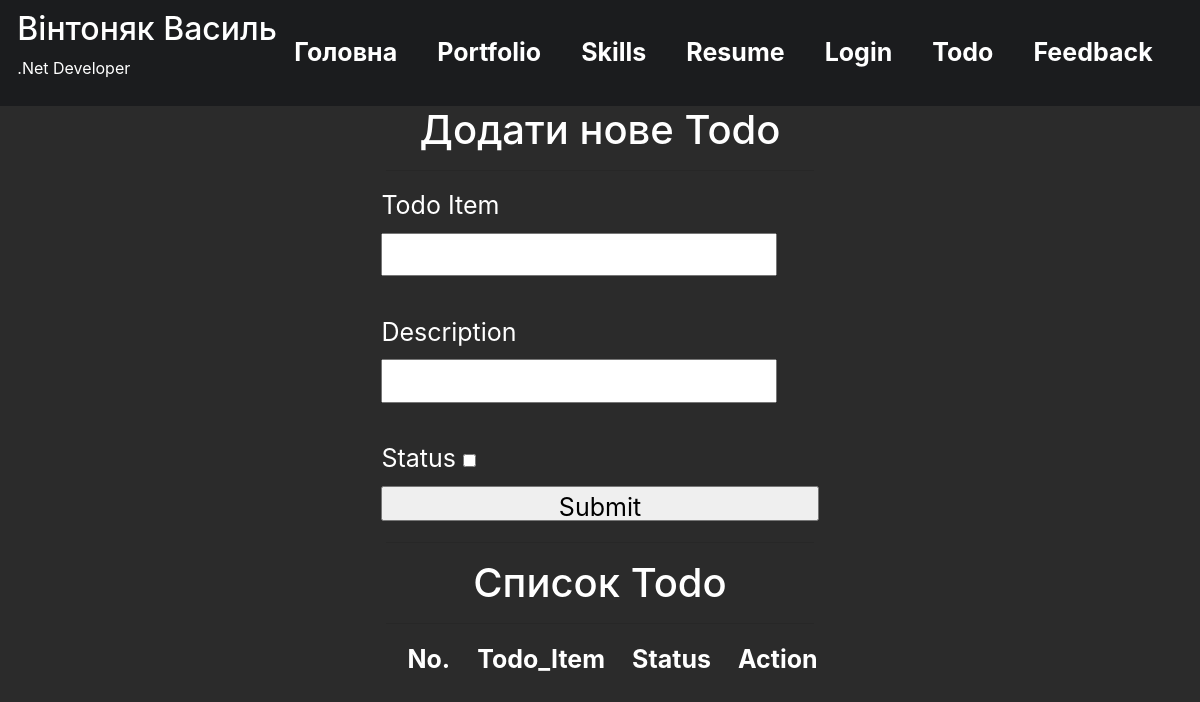
Before: /todo with the older database file.
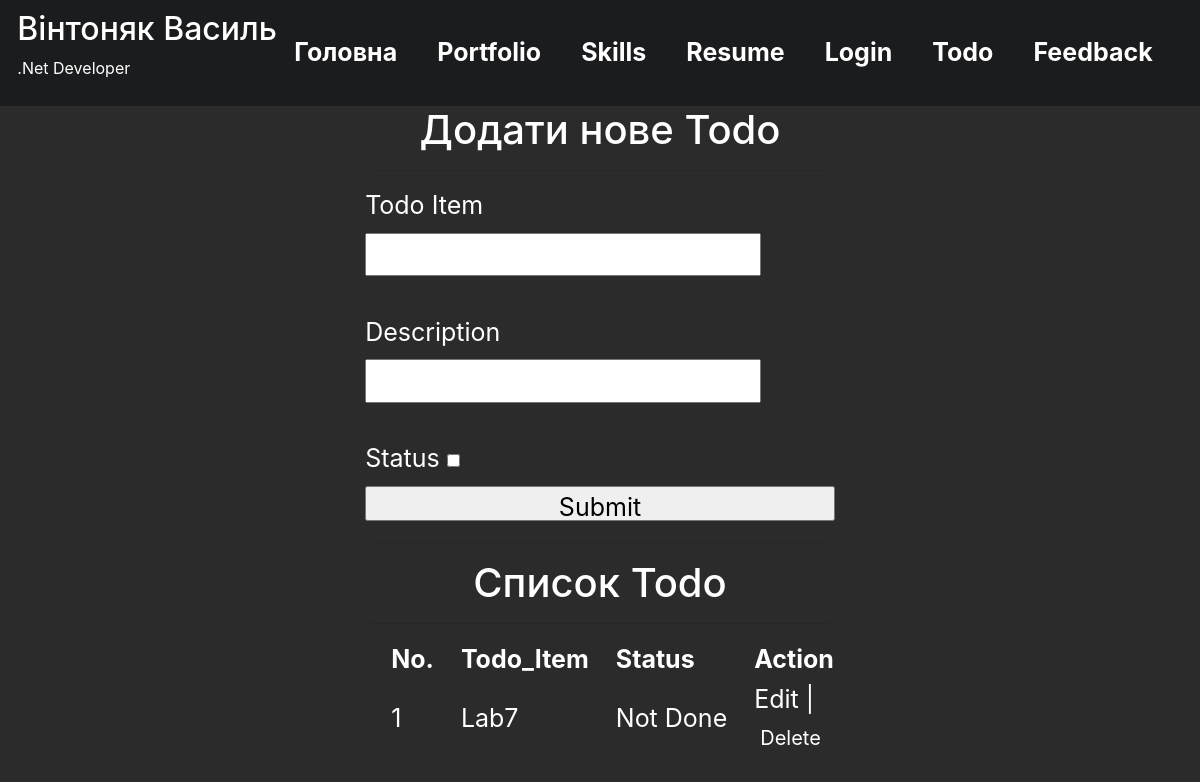
After: the same page with the newer database file.
### app.py (models this page shows)
class Todo(db.Model):
    id = db.Column(db.Integer, primary_key=True)
    todo_item = db.Column(db.String(128), nullable=False)
    status = db.Column(db.Boolean, default=False)
    description = db.Column(db.String(256))

### app.py (the view)
@app.route('/todo', methods=['GET', 'POST'])
def todo():
    todos = Todo.query.all()
    form = TodoForm()
    if form.validate_on_submit():
        new_todo = Todo(todo_item=form.todo_item.data, status=form.status.data, description=form.description.data)
        db.session.add(new_todo)
        db.session.commit()
        flash('Todo додано', 'success')
        return redirect(url_for('todo'))
    return render_template('todo.html', todos=todos, form=form)

### forms.py
class TodoForm(FlaskForm):
    todo_item = StringField('Todo Item', validators=[DataRequired()])
    status = BooleanField('Status')
    description = StringField('Description')
    submit = SubmitField('Submit')

### app.py (called while the page is built)
def get_navigation_items():
    navigation_items = [
        {'url': '/', 'label': 'Головна'},
        {'url': '/portfolio', 'label': 'Portfolio'},
        {'url': '/skills', 'label': 'Skills'},
        {'url': '/resume', 'label': 'Resume'},
        {'url': '/login', 'label': 'Login'},
        {'url': '/todo', 'label': 'Todo'},
        {'url': '/feedback', 'label': 'Feedback'},
    ]
    return navigation_items

@app.context_processor
def inject_navigation():
    return dict(navigation_items=get_navigation_items())

### templates/todo.html (shortened to what this page needs)
{% extends 'base.html' %}
{% block content %}
    <div class="todo_add">
        <h1 class="namesH">Додати нове Todo</h1><hr>
        <form method="POST">
            {{ form.todo_item.label }} {{ form.todo_item(class="inputs") }} <br>
            {{ form.description.label }} {{ form.description(class="inputs") }} <br>
            {{ form.status.label }} {{ form.status}} <br>
            {{ form.submit(class="btn_submit") }}
        </form>
        <hr><h1 class="namesH">Список Todo</h1><hr>
        <table class="todo_table">
            <thead>
                <tr>
                    <th>No.</th>
                    <th>Todo_Item</th>
                    <th>Status</th>
                    <th>Action</th>
                </tr>
            </thead>
            <tbody>
                {% for todo in todos %}
                    <tr>
                        <td>{{ todo.id }}</td>
                        <td>{{ todo.todo_item }}</td>
                        <td>{{ 'Done' if todo.status else 'Not Done' }}</td>
                        <td>
                            <a href="{{ url_for('edit_todo', id=todo.id) }}">Edit</a> |
                            <form method="post" action="{{ url_for('delete_todo', id=todo.id) }}">
                                <button type="submit" class="btn-link">Delete</button>
                            </form>
                        </td>
                    </tr>
                {% endfor %}
            </tbody>
        </table>
    </div>
{% endblock %}

### templates/base.html (shortened to what this page needs)
<!DOCTYPE html>
<html lang="en">
<head>
    <link rel="stylesheet" href="{{ url_for('static', filename='css/bootstrap.min.css') }}">
    <link rel="stylesheet" href="{{ url_for('static', filename='css/style.css') }}">
</head>
<body>
    <header>
        <div>
            <h2>Вінтоняк Василь</h2>
            <p>.Net Developer</p>
        </div>
         <nav class="main-navbar">
            {% include 'navigation.html' %}
        </nav>
    </header>
    <div class="container">
        {% block content %}
        {% endblock %}
    </div>
</body>
</html>

### templates/navigation.html
<ul class="navigation">
    {% for item in navigation_items %}
        <li><a href="{{ item.url }}">{{ item.label }}</a></li>
    {% endfor %}
</ul>

### static/css/style.css (style rules this page uses)
body { background-color: #2b2b2b; margin: 0; min-height: 100vh; display: flex; flex-direction: column; color: #ffff; }
.container { display: flex; gap: 30px; }
header { background-color: #1B1C1E; color: white; padding: 10px; display: flex; justify-content: space-evenly; }
.main-navbar { background-color: #1B1C1E; padding: 10px; }
.main-navbar ul { display: flex; gap: 20px; justify-content: space-evenly; align-items: center; list-style-type: none; margin: 0; padding: 0; height: 100%; }
.main-navbar ul li { display: inline; margin-right: 20px; }
.main-navbar a { text-decoration: none; color: white; font-weight: bold; }
form { margin: auto; font-size: 25px; }
.btn_submit { height: 35px; width: 100%; font-size: 25px; margin-top: 20px; margin: auto; }
.btn-link { background-color: #2b2b2b; text-decoration: none; color: white; border: none; cursor: pointer; font-size: 20px; }
.inputs { display: flex; font-size: 25px; }
a { color: white; text-decoration: none; font-size: 25px; margin: auto; }
hr { color: white; width: 98%; }
.login_text, .todo_add { margin: auto; }
.todo_table, .feedback_table { margin: auto; font-size: 25px; text-indent: 25px; }
.namesH { text-align: center; }

Changed rows visible on the page:
added Todo: id "1", todo_item "Lab7", status "Not Done"
